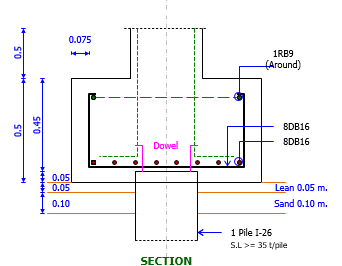
#> input picture 1 pile.png, 342 x 266 px
$ python -i stair_section_template.py   (imports and definitions only)
#> lines starting #> are read from the running program, lines starting #| are printed output that depends on the picture
### common/pile_cap_template.py
"""
common/pile_cap_template.py
===========================
Template-swap renderer for the RC Pile Cap SECTION.

Method (per the project's strict rules):
  * Use the supplied template PNG EXACTLY (1/2/3/4 pile).
  * NEVER redraw any engineering graphic, reinforcement, dimension line or leader.
  * Replace TEXT ONLY — erase just the old glyph pixels (no white box over graphics),
    then draw the new value centred on the SAME anchor, in a matching Arial/SHX-style
    font, shrinking slightly if the new text is wider than the old one.
  * Everything else stays pixel-identical; export at the template's own resolution.

Only the numeric values the calculation actually produces are swapped: the two
reinforcement call-outs, the pile description, the safe-load, the concrete cover and
the pile-cap thickness.  Pure drawing-geometry dims (overall height, the nested
detailing dim) are left as the template draws them.
"""

import os
from PIL import Image, ImageDraw, ImageFont

_HERE = os.path.dirname(os.path.abspath(__file__))
_CODE_ROOT = os.path.dirname(_HERE)


# ---- fonts (Arial-metric-compatible; closest to the template's SHX/Arial) --------
def _font_paths():
    cands = [
        "/usr/share/fonts/truetype/liberation/LiberationSans-Bold.ttf",
        "/usr/share/fonts/truetype/liberation/LiberationSans-Regular.ttf",
        "C:\\Windows\\Fonts\\arialbd.ttf", "C:\\Windows\\Fonts\\arial.ttf",
        "arialbd.ttf", "arial.ttf",
    ]
    bold = next((c for c in cands if "Bold" in c or "bd" in c), None)
    reg = next((c for c in cands if c not in (bold,)), None)
    # resolve to first existing of each kind
    def first(kinds):
        for c in cands:
            if any(k in c for k in kinds) and (os.path.exists(c) or not c.startswith("/")):
                if os.path.exists(c):
                    return c
        return None
    b = first(["Bold", "arialbd"]) or first(["Sans"])
    r = first(["Regular", "arial.ttf"]) or b
    return b, r


_FB, _FR = _font_paths()


# [55 lines left out: functions _font, _erase_glyphs, _fit_font, _write, not called in this run]


# ======================================================================
# PER-TEMPLATE FIELD CONFIG
#   Each field: (erase_bbox, anchor_center, color, bold, size, rotate, key)
#   anchor_center is the CENTRE of the original glyph box (keeps new text centred).
#   key -> value produced by _values() below.
# ======================================================================
_BLUE = (0, 0, 205)
_BLACK = (0, 0, 0)

# template file names sit in the code root ("1 pile.png" ... "4 pile.png")
_TEMPLATE_FILE = {1: "1 pile.png", 2: "2 pile.png", 3: "3 pile.png", 4: "4 pile.png"}

# fields calibrated from the supplied templates (image pixel coords)
_FIELDS = {
    1: [
        ((283, 121, 30, 9), (298, 125), _BLACK, True, 10, 0, "top_bar"),
        ((283, 136, 30, 9), (298, 140), _BLACK, True, 10, 0, "bot_bar"),
        ((228, 227, 46, 10), (251, 232), _BLACK, False, 10, 0, "pile_desc"),
        ((228, 240, 74, 11), (265, 246), _BLACK, False, 10, 0, "safe_load"),
        ((66, 34, 30, 9), (81, 38), _BLUE, False, 9, 0, "cover"),
    ],
    2: [
        ((483, 145, 32, 10), (499, 150), _BLACK, True, 10, 0, "top_bar"),
        ((483, 168, 32, 10), (499, 173), _BLACK, True, 10, 0, "bot_bar"),
        ((454, 295, 54, 12), (481, 301), _BLACK, False, 11, 0, "pile_desc"),
        ((454, 313, 82, 13), (496, 320), _BLACK, False, 11, 0, "safe_load"),
        ((100, 85, 30, 9), (115, 89), _BLUE, False, 9, 0, "cover"),
    ],
    3: [
        ((499, 205, 32, 10), (515, 210), _BLACK, True, 10, 0, "top_bar"),
        ((499, 220, 38, 10), (517, 225), _BLACK, True, 10, 0, "bot_bar"),
        ((482, 320, 54, 12), (509, 326), _BLACK, False, 11, 0, "pile_desc"),
        ((472, 335, 90, 13), (517, 342), _BLACK, False, 11, 0, "safe_load"),
        ((108, 111, 30, 9), (123, 115), _BLUE, False, 9, 0, "cover"),
    ],
    4: [
        ((450, 137, 32, 10), (466, 142), _BLACK, True, 10, 0, "top_bar"),
        ((450, 159, 32, 10), (466, 164), _BLACK, True, 10, 0, "bot_bar"),
        ((429, 272, 54, 12), (456, 278), _BLACK, False, 11, 0, "pile_desc"),
        ((419, 286, 82, 13), (461, 293), _BLACK, False, 11, 0, "safe_load"),
        ((106, 70, 30, 9), (121, 74), _BLUE, False, 9, 0, "cover"),
    ],
}


# [57 lines left out: functions _pile_type_code, _values, render_section_png, not called in this run]

### common/stair_section_template.py
"""
common/stair_section_template.py
================================
Template-swap renderer for module 2.1 (บันไดช่วงตรง / Straight-Run Stair).

Same method as the footing/pile-cap versions: use the supplied template PNG
("stair_rebar_template1.png") EXACTLY and add TEXT ONLY — never redraw any graphic,
reinforcement or leader.  The template already carries the flight geometry and the
reinforcement with pre-drawn (blank) green leader lines; this module writes the
calculated main-reinforcement call-out on each leader shelf.  No dimensions / detail
blow-ups are drawn (those were removed per the user's request).
"""

import io
import os

from PIL import Image, ImageDraw, ImageFont

from common.pile_cap_template import _CODE_ROOT

_TEMPLATE_FILE = "stair_rebar_template1.png"

# the 6 pre-drawn leaders — the template already marks the distribution ones with a GREEN
# CIRCLE at the tip (drawn by the user), so this module only writes the call-out text.
# each entry: (text_x, text_y, side, kind)
#   text_(x,y) = outer shelf endpoint (where the call-out text sits)
#   side       = 'TOP' (shelf above the flight) / 'BOT' (below)
#   kind       = 'temp' (distribution / green-circle) or 'main'
#   mapping per the user's template (2026-07-12): 1,3,4 = distribution ; 2,5,6 = main
_LEADERS = [
    (140, 325, "TOP", "temp"),   # 1
    (216, 265, "TOP", "main"),   # 2
    (372, 168, "TOP", "temp"),   # 3
    (499, 88, "TOP", "temp"),    # 4
    (596, 30, "TOP", "main"),    # 5
    (631, 142, "BOT", "main"),   # 6
]

_FONT_BOLD = "/usr/share/fonts/truetype/liberation/LiberationSans-Bold.ttf"
_FONT_BOLD_WIN = "C:\\Windows\\Fonts\\arialbd.ttf"

# the two centre arrows point at the waist thickness t — text landing (left-aligned)
_THICKNESS_ANCHOR = (358, 294)

# --- พิกัดอ้างอิงบนภาพ template (802×511) สำหรับวาดเส้นบอกระยะ (2026-07-13) ---
# ช่วงแนวนอนของบันได (สำหรับระยะ L) / ช่วงแนวตั้ง (สำหรับระยะ H) / จุดโคน-ปลายแนวลาด (สำหรับ L/4)
_STAIR_X_LEFT = 84      # ขอบซ้ายสุดของบันได (โคนล่าง)
_STAIR_X_RIGHT = 725    # ขอบขวาสุด (ปลายบน)
_STAIR_Y_TOP = 8        # บนสุดของบันได
_STAIR_Y_BOT = 449      # ล่างสุด
_INCLINE_BOT = (129, 405)   # โคนแนวลาด (มุมบนคานซ้าย)
_INCLINE_TOP = (681, 74)    # ปลายแนวลาด (มุมล่างคานขวา)
_PAD_RIGHT = 96
_PAD_BOTTOM = 58


def _font(size):
    for p in (_FONT_BOLD, _FONT_BOLD_WIN, "arialbd.ttf"):
        try:
            if os.path.exists(p) or not p.startswith("/"):
                return ImageFont.truetype(p, size)
        except Exception:
            continue
    return ImageFont.load_default()


def _arrow(draw, p, ang, size=7, fill=(0, 0, 0, 255)):
    """วาดหัวลูกศรที่จุด p ชี้ไปตามมุม ang (เรเดียน)"""
    import math
    for da in (math.radians(150), math.radians(-150)):
        x2 = p[0] + size * math.cos(ang + da)
        y2 = p[1] + size * math.sin(ang + da)
        draw.line([p, (x2, y2)], fill=fill, width=2)


def _dim_line(draw, p1, p2, font, text, text_pos, fill=(0, 0, 0, 255)):
    """เส้นบอกระยะ: เส้นตรง p1→p2 พร้อมหัวลูกศรทั้งสองปลาย + ข้อความที่ text_pos"""
    import math
    draw.line([p1, p2], fill=fill, width=2)
    ang = math.atan2(p2[1] - p1[1], p2[0] - p1[0])
    _arrow(draw, p1, ang + math.pi, fill=fill)   # ปลาย p1 ชี้ออก
    _arrow(draw, p2, ang, fill=fill)             # ปลาย p2 ชี้ออก
    draw.text(text_pos, text, fill=fill, font=font)


def render_section_png(inp, result, font_size=12):
    """Return PNG bytes: the stair reinforcement template with the calculated main-bar
    call-out written on every leader shelf.  Returns None if the template is missing."""
    path = os.path.join(_CODE_ROOT, _TEMPLATE_FILE)
    if not os.path.exists(path):
        return None
    import math
    base = Image.open(path).convert("RGBA")
    # ขยาย canvas เพิ่มขอบขวา+ล่าง เพื่อมีที่วางเส้นบอกระยะ L (ล่าง) และ H (ขวา) โดยไม่ทับแบบเดิม
    img = Image.new("RGBA", (base.width + _PAD_RIGHT, base.height + _PAD_BOTTOM), (255, 255, 255, 255))
    img.paste(base, (0, 0))
    draw = ImageDraw.Draw(img)
    f = _font(font_size)
    fdim = _font(font_size + 2)
    main_label = result.reinf_label_main       # e.g. "DB12@15cm."
    temp_label = result.reinf_label_temp       # e.g. "RB9@15cm."
    for x, y, side, kind in _LEADERS:
        label = temp_label if kind == "temp" else main_label
        b = f.getbbox(label)
        tw, th = b[2] - b[0], b[3] - b[1]
        if side == "TOP":
            tx, ty = x - tw - 2, y - th - 4     # text sits to the left, above the shelf
        else:
            tx, ty = x + 3, y - 2              # below-flight shelf: text to the right
        draw.text((tx, ty), label, fill=(0, 0, 0, 255), font=f)
    # waist thickness at the two centre arrows
    draw.text(_THICKNESS_ANCHOR, f"t={inp.t_cm:.0f}cm.", fill=(0, 0, 0, 255), font=f)

    # ===== เส้นบอกระยะ L (ความยาวตามแนวราบ) — แนวนอนด้านล่าง (2026-07-13) =====
    yL = base.height + 30
    draw.line([(_STAIR_X_LEFT, _STAIR_Y_BOT), (_STAIR_X_LEFT, yL + 6)], fill=(120, 120, 120, 255), width=1)
    draw.line([(_STAIR_X_RIGHT, _STAIR_Y_BOT), (_STAIR_X_RIGHT, yL + 6)], fill=(120, 120, 120, 255), width=1)
    L_txt = f"L = {inp.length_m:.2f} m."
    lb = fdim.getbbox(L_txt)
    _dim_line(draw, (_STAIR_X_LEFT, yL), (_STAIR_X_RIGHT, yL), fdim, L_txt,
              ((_STAIR_X_LEFT + _STAIR_X_RIGHT) // 2 - (lb[2] - lb[0]) // 2, yL - (lb[3] - lb[1]) - 6))

    # ===== เส้นบอกระยะ H (ความสูง) — แนวตั้งด้านขวา =====
    xH = base.width + 44
    draw.line([(_STAIR_X_RIGHT, _STAIR_Y_TOP), (xH + 6, _STAIR_Y_TOP)], fill=(120, 120, 120, 255), width=1)
    draw.line([(_STAIR_X_RIGHT, _STAIR_Y_BOT), (xH + 6, _STAIR_Y_BOT)], fill=(120, 120, 120, 255), width=1)
    _dim_line(draw, (xH, _STAIR_Y_TOP), (xH, _STAIR_Y_BOT), fdim, "", (0, 0))
    H_txt = f"H = {inp.height_m:.2f} m."
    timg = Image.new("RGBA", (fdim.getbbox(H_txt)[2] + 6, font_size + 8), (0, 0, 0, 0))
    ImageDraw.Draw(timg).text((0, 0), H_txt, fill=(0, 0, 0, 255), font=fdim)
    timg = timg.rotate(90, expand=True)
    img.paste(timg, (xH + 6, (_STAIR_Y_TOP + _STAIR_Y_BOT) // 2 - timg.height // 2), timg)

    # ===== ระยะยื่นเหล็กบน L/4 (ตามแนวลาด) — bracket ที่ช่วงบนของบันได =====
    bx, by = _INCLINE_BOT
    tx2, ty2 = _INCLINE_TOP
    ux, uy = tx2 - bx, ty2 - by
    ilen = math.hypot(ux, uy)
    ux, uy = ux / ilen, uy / ilen            # เวกเตอร์หน่วยตามแนวลาด (โคน→ปลาย)
    nx, ny = -uy, ux                          # เวกเตอร์ตั้งฉาก (ชี้ออกด้านล่างขวา = ด้านใต้เหล็ก โล่งกว่า)
    off = 44                                  # ระยะ offset เส้น bracket ออกจากแนวเหล็ก (ให้พ้นป้ายเหล็ก)
    p_top = (tx2 + nx * off, ty2 + ny * off)                       # ที่ปลายบน
    p_q = (tx2 - ux * (ilen * 0.25) + nx * off, ty2 - uy * (ilen * 0.25) + ny * off)  # ยื่นลงมา L/4
    q_txt = f"L/4 = {result.incline_length_m / 4.0:.2f} m."
    qb = fdim.getbbox(q_txt)
    mid = ((p_top[0] + p_q[0]) / 2, (p_top[1] + p_q[1]) / 2)
    _dim_line(draw, p_top, p_q, fdim, q_txt,
              (mid[0] - (qb[2] - qb[0]) // 2 + 10, mid[1] + 6))
    # ขีดเชื่อมจากแนวเหล็กจริงมายังเส้น bracket (2 ปลาย)
    draw.line([(tx2, ty2), p_top], fill=(120, 120, 120, 255), width=1)
    draw.line([(tx2 - ux * (ilen * 0.25), ty2 - uy * (ilen * 0.25)), p_q], fill=(120, 120, 120, 255), width=1)

    buf = io.BytesIO()
    img.convert("RGB").save(buf, format="PNG")
    return buf.getvalue()

>>> import cv2
>>> picture = cv2.imread('../1 pile.png', cv2.IMREAD_GRAYSCALE)
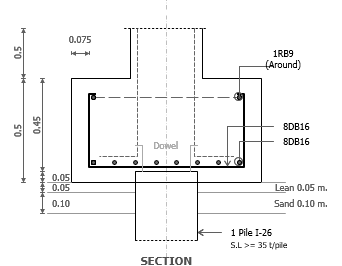
#> picture: shape (266, 342); min 0, max 255, mean 244.8
>>> result = render_section_png(picture, 'out.png')

$ run again, on 2 pile.png
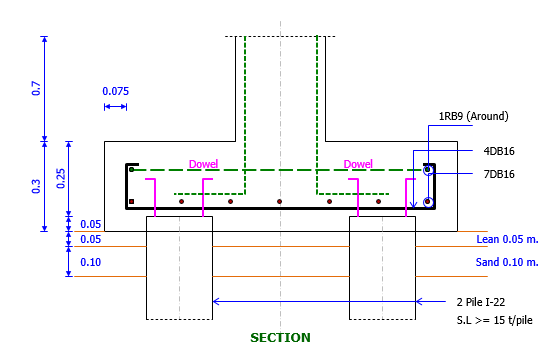
#> input picture 2 pile.png, 550 x 360 px
#> `picture = cv2.imread('../1 pile.png', cv2.IMREAD_GRAYSCALE)`:
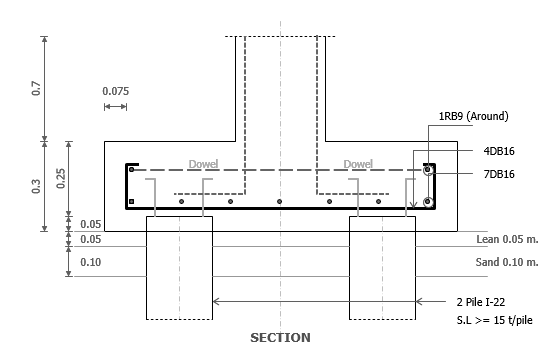
#> picture: shape (360, 550); min 0, max 255, mean 246.8

$ run again, on 3 pile.png
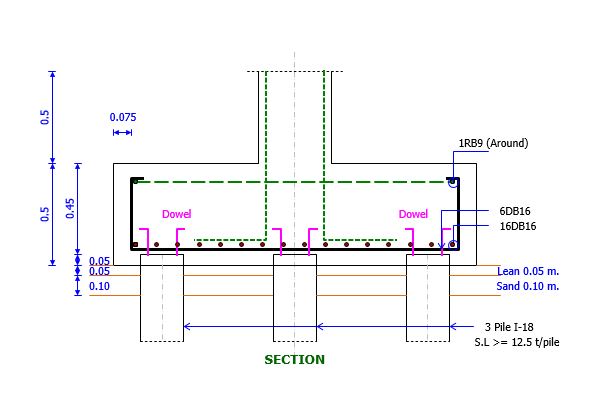
#> input picture 3 pile.png, 604 x 414 px
#> `picture = cv2.imread('../1 pile.png', cv2.IMREAD_GRAYSCALE)`:
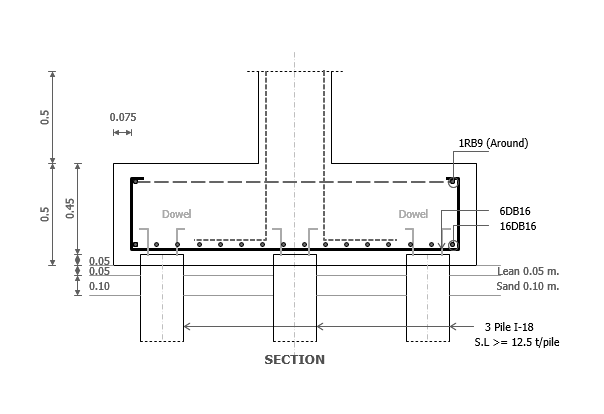
#> picture: shape (414, 604); min 0, max 255, mean 248

$ run again, on 4 pile.png
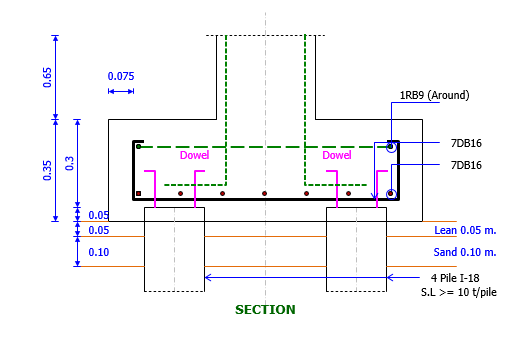
#> input picture 4 pile.png, 532 x 347 px
#> `picture = cv2.imread('../1 pile.png', cv2.IMREAD_GRAYSCALE)`:
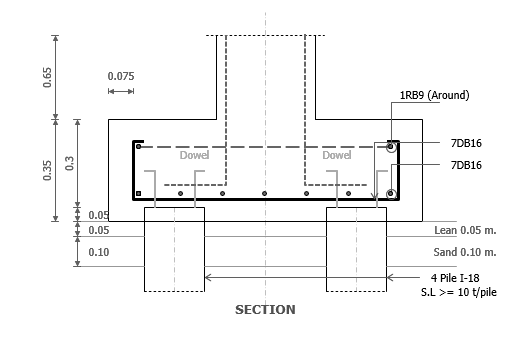
#> picture: shape (347, 532); min 0, max 255, mean 246.7
